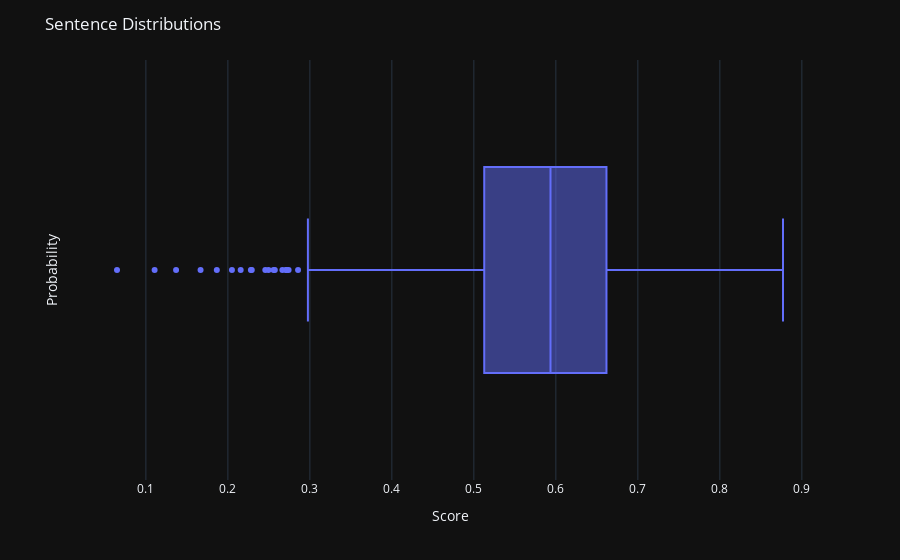

This figure's notebook cell:
### Code cell
fig = px.box(df_fast, x="cosine_similarity")
fig.update_layout(
    title='Sentence Distributions',
    xaxis_title='Score',
    yaxis_title='Probability',
    template='plotly_dark'
)

### Figure 1 — Plotly figure (JSON) as saved in the notebook; plotly's stock layout.template omitted (floating-point values rounded to 4 significant figures; data arrays with more than 128 entries replaced by an {"elided": "..."} marker saying what was removed)
{"data": [{"alignmentgroup": "True", "hovertemplate": "cosine_similarity=%{x}<extra></extra>", "legendgroup": "", "marker": {"color": "#636efa"}, "name": "", "notched": false, "offsetgroup": "", "orientation": "h", "showlegend": false, "type": "box", "x": {"elided": "1000 float values"}, "x0": " ", "xaxis": "x", "y0": " ", "yaxis": "y"}], "layout": {"boxmode": "group", "legend": {"tracegroupgap": 0}, "margin": {"t": 60}, "title": {"text": "Sentence Distributions"}, "xaxis": {"anchor": "y", "domain": [0, 1], "title": {"text": "Score"}}, "yaxis": {"anchor": "x", "domain": [0, 1], "title": {"text": "Probability"}}}}
